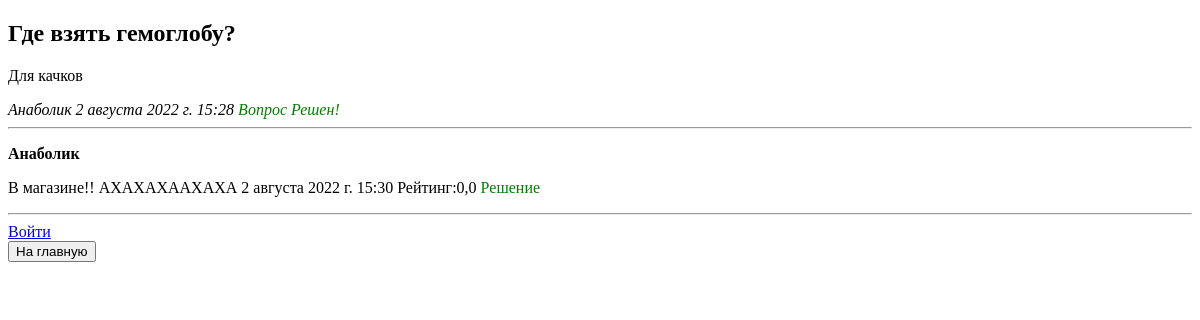
The app's page /questionslist/11/ with its own data.
### questions/models.py (models this page shows, shortened)
class Question(models.Model):
    author_name = models.ForeignKey(User, on_delete = models.CASCADE)
    question_theme = models.CharField('Тема вопроса', max_length = 200)
    question_text = models.TextField('Содержание вопроса', max_length = 500)
    pub_date = models.DateTimeField('Дата публикации')
    status = models.BooleanField(default = False)
    class Meta:
        verbose_name = 'Вопрос'
        verbose_name_plural = 'Вопросы'

class Comment(models.Model):
    question = models.ForeignKey(Question, on_delete = models.CASCADE)
    author_name = models.ForeignKey(User, on_delete = models.CASCADE)
    comment_text = models.CharField('Содержание комментария', max_length = 500)
    pub_date = models.DateTimeField('Дата публикации')
    status = models.BooleanField(default = False)
    rating = models.FloatField('Рейтинг комментария', default = 0.0)
    marks = models.BooleanField(default = False)
    class Meta:
        verbose_name = 'Комментарий'
        verbose_name_plural = 'Комментарии'

### questions/views.py (the view)
# urls.py: path('questionslist/<int:question_id>/', views.question, name='PageWithQuestion'),
def question(request, question_id):                 #отображение вопроса
    try:
        a = Question.objects.get( id = question_id )
    except:
        raise Http404("Вопрос не найден!")
    comments_list = a.comment_set.order_by('id')
    return render(request, 'questions/question.html', {'question': a, 'comments_list': comments_list})

### supportserver/templates/questions/question.html (shortened to what this page needs)
{% extends 'base.html' %}
{% block content %}
    {% if user.is_authenticated %}
        {% if user.username == question.author_name.username %}
            <h2>{{question.question_text}}</h2>
            <p>{{question.question_theme}}</p>
            {% if question.status == True %}
                <em>{{question.author_name}}&nbsp{{question.pub_date}}&nbsp<font color = "green">Вопрос Решен!</font></em>
                <form action="{% url 'statusOfQuestion' question.id %}" method="POST">
                    {% csrf_token %}
                    <button type="submit">Не решенный</button>
                </form>
            {% else %}
                <em>{{question.author_name}}&nbsp{{question.pub_date}}</em>
                <form action="{% url 'statusOfQuestion' question.id %}" method="POST">
                    {% csrf_token %}
                    <button type="submit">Решенный</button>
                </form>
            {% endif %}
            <form action="{% url 'newoldquestionpage' question.id %}" method="POST">
                {% csrf_token %}
                <button type="submit">Редактировать</button>
            </form>
            <form action="{% url 'deletequestion' question.id %}" method="POST">
                {% csrf_token %}
                <button type="submit">Удалить</button>
            </form>
        {% else %}
            <h2>{{question.question_text}}</h2>
            <p>{{question.question_theme}}</p>
            {% if question.status == True %}
                <em>{{question.author_name}}&nbsp{{question.pub_date}}&nbsp<font color = "green">Вопрос Решен!</font></em>
            {% else %}
                <em>{{question.author_name}}&nbsp{{question.pub_date}}</em>
            {% endif %}
        {% endif %}
    {% else %}
        <h2>{{question.question_text}}</h2>
        <p>{{question.question_theme}}</p>
        {% if question.status == True %}
            <em>{{question.author_name}}&nbsp{{question.pub_date}}&nbsp<font color = "green">Вопрос Решен!</font></em>
        {% else %}
            <em>{{question.author_name}}&nbsp{{question.pub_date}}</em>
        {% endif %}
    {% endif %}
    <hr>
        {% if comments_list %}
            {% for c in comments_list %}
                <p>
                    <strong>{{c.author_name}}</strong>
                    {% if c.status == True %}
                        <p>{{c.comment_text}}&nbsp{{c.pub_date}}&nbspРейтинг:{{c.rating}}&nbsp<font color = "green">Решение</font></p>
                    {% else %}
                        <p>{{c.comment_text}}&nbsp{{c.pub_date}}&nbspРейтинг:{{c.rating}}</p>
                    {% endif %}
                </p>
            {% endfor %}
        {% else %}
            Будьте первым!
        {% endif %}
    <hr>
    {% if user.is_authenticated %}
    <form action="{% url 'leave_comment' question.id user.id %}" method="POST">
        {% csrf_token %}
        <textarea name="text" required="" placeholder="Текст комментария" cols="30" rows="10"></textarea><br>
        <button type="submit">Ответить</button>
    </form>
    {% else %}
        <a href="{% url 'login' %}">Войти</a><br>
    {% endif %}
    <form action="{% url 'PageWithQuestions' %}" method="POST">
        <button type="submit">На главную</button>
    </form>
{% endblock %}

### records on screen
Question: question_text "Где взять гемоглобу?", question_theme "Для качков", author_name "Анаболик", pub_date "2 августа 2022 г. 15:28"
Comment: author_name "Анаболик", comment_text "В магазине!! АХАХАХААХАХА", pub_date "2 августа 2022 г. 15:30", rating "0,0"
